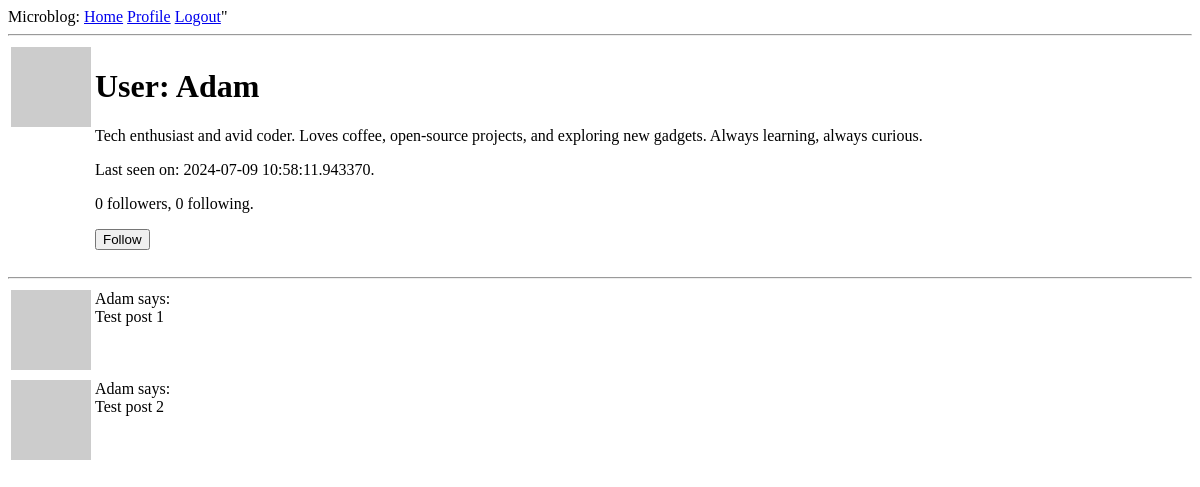
Page /user/Adam (signed in) on the earlier database version.
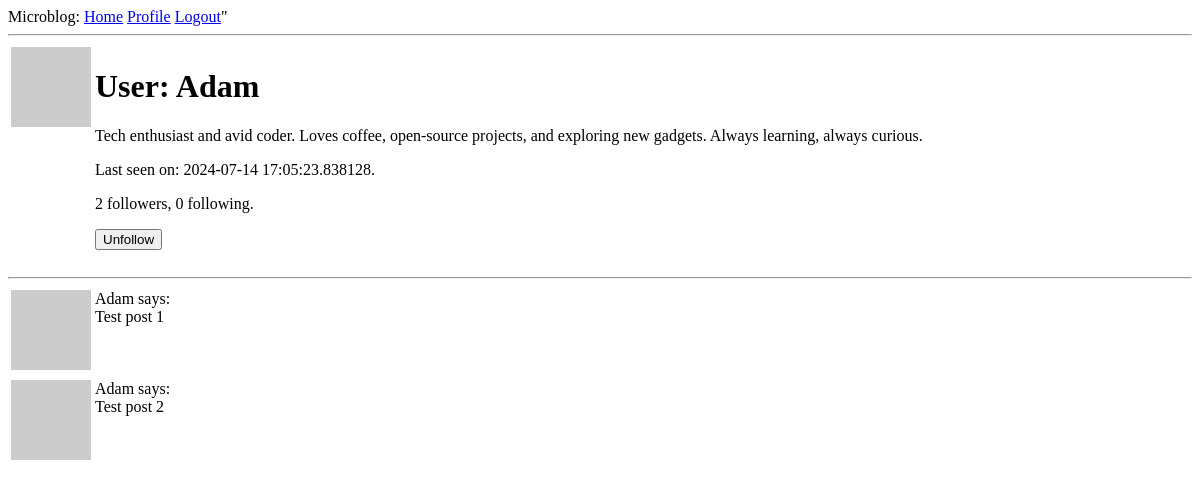
Same page on the later database version.
### app/models.py (models this page shows, shortened)
class User(UserMixin, db.Model):
    id: so.Mapped[int] = so.mapped_column(primary_key=True)
    username: so.Mapped[str] = so.mapped_column(sa.String(64), index=True, unique=True)
    email: so.Mapped[str] = so.mapped_column(sa.String(120), index=True, unique=True)
    password_hash: so.Mapped[Optional[str]] = so.mapped_column(sa.String(256))
    about_me: so.Mapped[Optional[str]] = so.mapped_column(sa.String(140))
    last_seen: so.Mapped[Optional[datetime]] = so.mapped_column(default=lambda: datetime.now(timezone.utc))
    posts: so.WriteOnlyMapped['Post'] = so.relationship(back_populates='author')
    following: so.WriteOnlyMapped['User'] = so.relationship(
        secondary=followers,
        primaryjoin=(followers.c.follower_id == id),
        secondaryjoin=(followers.c.followed_id == id),
        back_populates='followers'
    )
    followers: so.WriteOnlyMapped['User'] = so.relationship(
        secondary=followers,
        primaryjoin=(followers.c.followed_id == id),
        secondaryjoin=(followers.c.follower_id == id),
        back_populates='following'
    )
    def avatar(self, size):
        digest = md5(self.email.lower().encode('utf-8')).hexdigest()
        return f'https://www.gravatar.com/avatar/{digest}?d=identicon&s={size}'
    def is_following(self, user):
        query = self.following.select().where(User.id == user.id)
        return db.session.scalar(query) is not None
    def followers_count(self):
        query = sa.select(sa.func.count()).select_from(self.followers.select().subquery())
        return db.session.scalar(query)
    def following_count(self):
        query = sa.select(sa.func.count()).select_from(self.following.select().subquery())
        return db.session.scalar(query)

### app/routes.py (the view)
@app.route('/user/<username>')
@login_required
def user(username):
    user = db.first_or_404(sa.select(User).where(User.username == username))
    posts = [
        {'author': user, 'body': 'Test post 1'},
        {'author': user, 'body': 'Test post 2'},
    ]
    form = EmptyForm()
    return render_template('user.html', user=user, posts=posts, form=form)

### app/forms.py
class EmptyForm(FlaskForm):
    submit = SubmitField('Submit')

### app/models.py (called while the page is built)
@login.user_loader
def load_user(id):
    return db.session.get(User, int(id))

### app/routes.py (called while the page is built)
@app.before_request
def before_request():
    if current_user.is_authenticated:
        current_user.last_seen = datetime.now(timezone.utc)
        db.session.commit()

### app/templates/user.html (shortened to what this page needs)
{% extends "base.html" %}
{% block content %}
    <table>
        <tr valign="top">
            <td><img src="{{ user.avatar(128) }}"></td>
            <td>
                <h1>User: {{ user.username }} </h1>
                {% if user.about_me %}<p>{{ user.about_me }}</p>{% endif %}
                {% if user.last_seen %}<p>Last seen on: {{ user.last_seen }}.</p>{% endif %}
                <p>{{ user.followers_count() }} followers, {{ user.following_count() }} following.</p>
                {% if user == current_user %}
                <p><a href="{{ url_for('edit_profile') }}">Edit your profile</a></p>
                {% elif not current_user.is_following(user) %}
                <p>
                    <form action="{{ url_for('follow', username=user.username)}}" method="post">
                        {{ form.submit(value='Follow') }}
                    </form>
                </p>
                {% else %}
                <p>
                    <form action="{{ url_for('unfollow', username=user.username)}}" method="post">
                        {{ form.submit(value='Unfollow')}}
                    </form>
                </p>
                {% endif %}
            </td>
        </tr>
    </table>
    <hr>
    {% for post in posts %}
        {% include "_post.html" %}
    {% endfor %}
{% endblock %}

### app/templates/base.html (shortened to what this page needs)
<!DOCTYPE html>
<html>
    <head>
    </head>
    <body>
        <div>
            Microblog:
            <a href="{{ url_for('index') }}">Home</a>
            {% if current_user.is_anonymous %}
            <a href="{{ url_for('login') }}">Login</a>
            {% else %}
            <a href="{{ url_for('user', username=current_user.username) }}">Profile</a>
            <a href="{{ url_for('logout') }}">Logout</a>"
            {% endif %}
        </div>
        <hr>
        {% block content %}{% endblock %}
    </body>
</html>

### app/templates/_post.html
<table>
    <tr valign="top">
        <td><img src="{{ post.author.avatar(32) }}"></td>
        <td>{{ post.author.username }} says:<br>{{ post.body }}</td>
    </tr>
</table>

Differences in the rows shown:
changed User "Adam": last_seen "2024-07-09 10:58:11.943370" → "2024-07-14 17:05:23.838128"
Other differences:
{{ user.followers_count() }}: "0" → "2"
form field submit: (not shown) → "Unfollow"
form field submit: "Follow" → (not shown)
